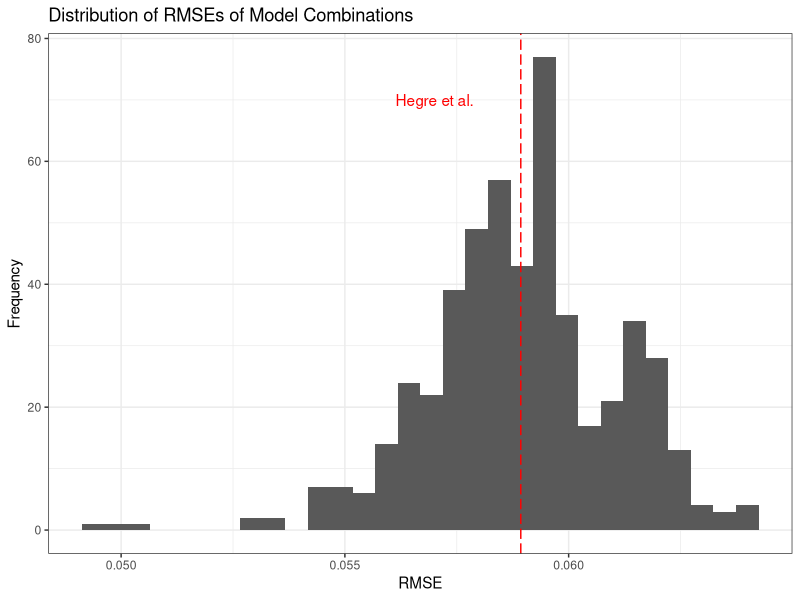
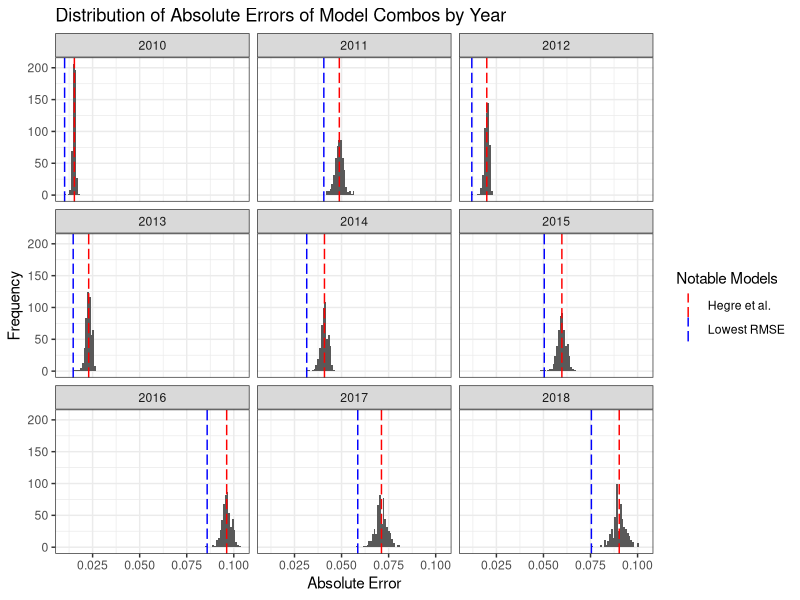
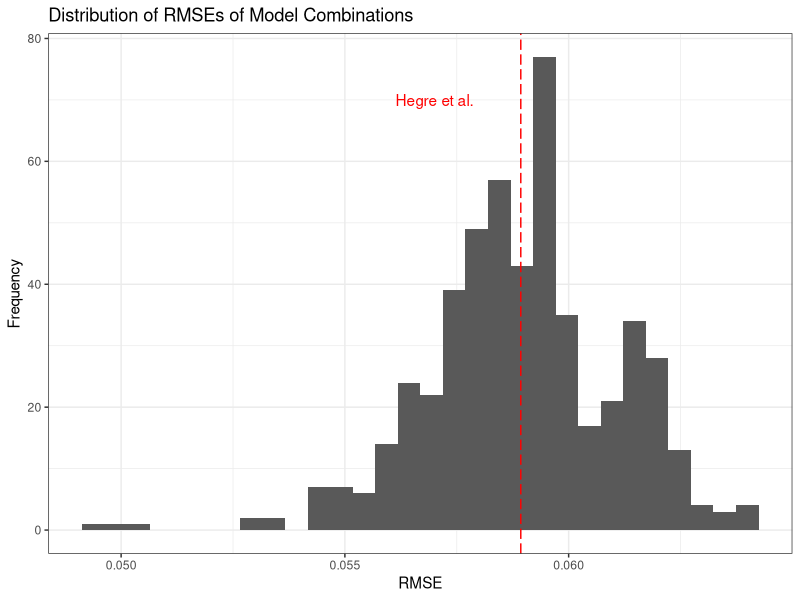
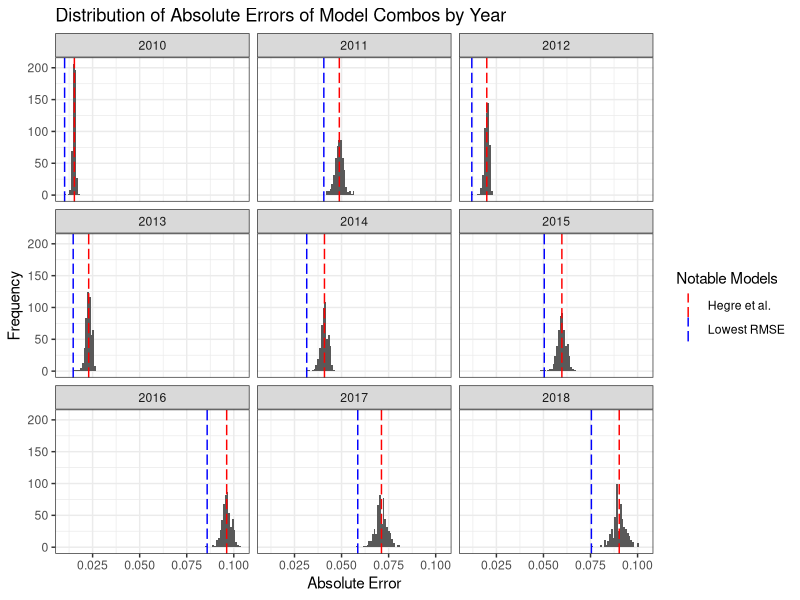

Source code (R) for these figures, in order:
## ---- chunk 1
library(tidyverse)

our_preds <- read.csv("our_predictions_for_all_years.csv")

real_conflict <- read.csv("real_prop_conflict.csv")
Hegre_preds <- read.csv("predictions_by_model.csv")
Hegre_preds <- Hegre_preds %>%
  group_by(year) %>%
  summarize(hegre_preds = mean(sh_w_c))


full_preds <- left_join(our_preds, real_conflict, by = join_by(year))

full_preds <- left_join(full_preds, Hegre_preds, by = join_by(year))

calc_errors <- full_preds %>%
  mutate(sq_error = (prop_conflict - predictions)^2,
         abs_error = abs(prop_conflict - predictions),
         Hegre = ifelse(combination == "(0, 1, 2, 3, 4, 5, 6, 7, 8)", 1, 0),
         lowest = ifelse(combination == "(0,)", 1, 0))

hegre_errors <- calc_errors %>%
  filter(Hegre == 1) %>%
  group_by(year) %>%
  mutate(hegre_error = abs_error) %>%
  select(year, hegre_error)

lowest_rmse <- calc_errors %>%
  filter(lowest == 1) %>%
  group_by(year) %>%
  mutate(lowest_error = abs_error) %>%
  select(year, lowest_error)


calc_errors <- left_join(calc_errors,hegre_errors, by = join_by(year))


calc_errors <- left_join(calc_errors,lowest_rmse, by = join_by(year))

rmses <- calc_errors %>%
  group_by(combination) %>%
  summarize(rmse = sqrt(mean(sq_error))) %>%
  mutate(Hegre = ifelse(combination == "(0, 1, 2, 3, 4, 5, 6, 7, 8)", 1, 0))
## ---- chunk 2
fig1 <- ggplot(rmses, aes(rmse)) +
  geom_histogram() +
  labs(title = "Distribution of RMSEs of Model Combinations", x = "RMSE", y = "Frequency") +
  geom_vline(xintercept = 0.05893075, colour="red", linetype = "longdash") +
  annotate("text", x=.057, y=70, label= "Hegre et al.", col="red") +
  theme_bw()
fig1

ggsave("fig1.png", width = 5, height = 5, dpi = 300)
## ---- chunk 3
fig2 <- ggplot(calc_errors, aes(abs_error)) +
  geom_histogram(bins = 100) +
  labs(title = "Distribution of Absolute Errors of Model Combos by Year", x = "Absolute Error", y = "Frequency") +
  geom_vline(aes(xintercept=hegre_error, colour="Hegre et al."), linetype = "longdash") +
  geom_vline(aes(xintercept=lowest_error, colour="Lowest RMSE"), linetype = "longdash") +
  facet_wrap(~year) +
  scale_color_manual(name = "Notable Models", values = c("Lowest RMSE" = "blue", "Hegre et al." = "red")) +
  theme_bw()
fig2
ggsave("fig2.png", width = 10, height = 6, dpi = 300)
## ---- chunk 4
rmses <- rmses[order(rmses$rmse),]
